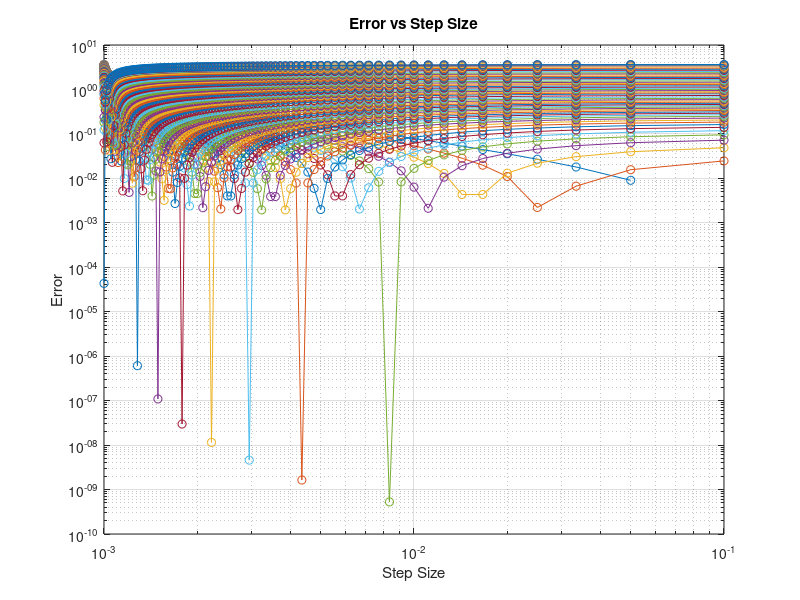

This chart was generated by the following MATLAB code:
f = @(t,y) 1-y+exp(2*t)*y.^2;

y0=0;
tspan=[0 0.9];

Nexact=100;
texact=linspace(tspan(1),tspan(2),Nexact);
uexact=exp(-texact).*tan(exp(texact)-1);
x=uexact;

% Opts layout was taken from MATLAB Drive class folder
opts=odeset('MinStep',1e-9,'MaxStep', 1e-1, 'InitialStep', .1,'RelTol',1e-5,'AbsTol',5e-7,'Stats','on');
[t,u]=ode45(f,tspan,y0,opts);
w=u;

err=abs(x-w);

% Below Generated by MATLAB Copilot
% plot error vs step-size, and store error at t=0.9
stepSizes = opts.MaxStep * (1 ./ (1:Nexact)); % Calculate step sizes
errorAtFinalTime = err(end); % Error at t=0.9
% Plot the error against the step sizes
figure;
loglog(stepSizes, err, 'o-');
xlabel('Step Size');
ylabel('Error');
title('Error vs Step Size');
grid on;
